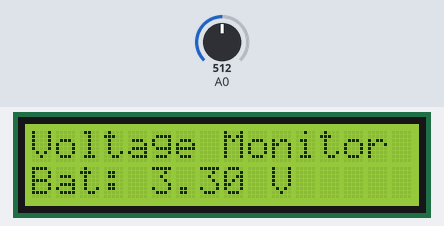
Bench run of a sketch on a simulated Arduino Uno, built with avr-gcc and run on an emulated ATmega328P. Shown: 16×2 character LCD. Inputs (shaded band) come from the test bench; at power-on: A0 = 512.

Above: at 1.2 s.
1.3 s: A0 set to 716
At 2.7 s:
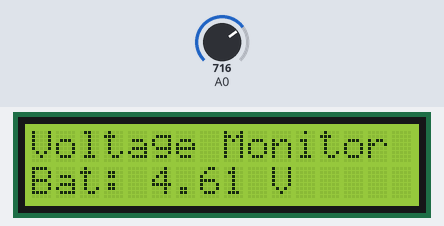
3.0 s: A0 set to 900
At 4.2 s:
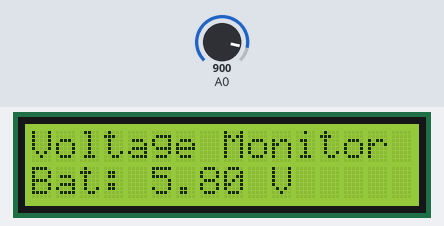
4.5 s: A0 set to 1023
At 5.6 s:
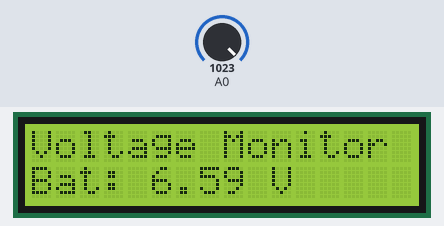
Timing chart, 0 to 7.5 s (numbered marks = the images above; inputs shaded):
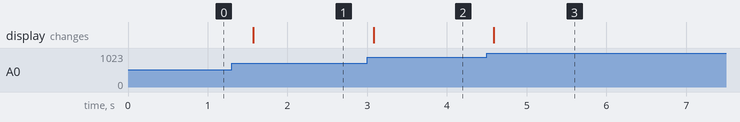

The sketch:

BatteryVoltageMeasure.ino
```cpp
#include <LiquidCrystal.h>

// ピン指定: RS, E, D4, D5, D6, D7
LiquidCrystal lcd(12, 11, 5, 4, 3, 2);

const float R1 = 10000.0;
const float R2 = 10000.0;

void setup() {
  analogReference(INTERNAL);
  lcd.begin(16, 2); // 16文字2行で初期化
  lcd.print("Voltage Monitor");
}

void loop() {
  int rawValue = analogRead(A0);

  // 1.1V基準での実電圧
  float vAtPin = (rawValue * 1.1) / 1024.0;

  // 【ここを調整】 0.70Vを実際のバッテリー電圧（例: 4.1V）に引き上げる倍率
  float vBat = vAtPin * 6.0;

  lcd.setCursor(0, 1);
  lcd.print("Bat: ");
  lcd.print(vBat);
  lcd.print(" V  ");

  delay(500);
}

/*LCDのピン,Arduinoのピン / 接続先,役割
1 (VSS),GND,電源（ー）
2 (VDD),5V,電源（＋）
3 (V0),可変抵抗の中央ピン,コントラスト調整
4 (RS),D12,制御信号
5 (RW),GND,読み書き（常に書込でOK）
6 (E),D11,イネーブル信号
11 (D4),D5,データ線
12 (D5),D4,データ線
13 (D6),D3,データ線
14 (D7),D2,データ線
15 (A),5V（または220Ω抵抗経由）,バックライト（＋）
16 (K),GND,バックライト（ー）*/
```

Measured:
- after the input at 1.3 s, the display: changes after 0.27 s (image 1)
- after the input at 3.0 s, the display: changes after 0.08 s (image 2)
- after the input at 4.5 s, the display: changes after 0.09 s (image 3)
